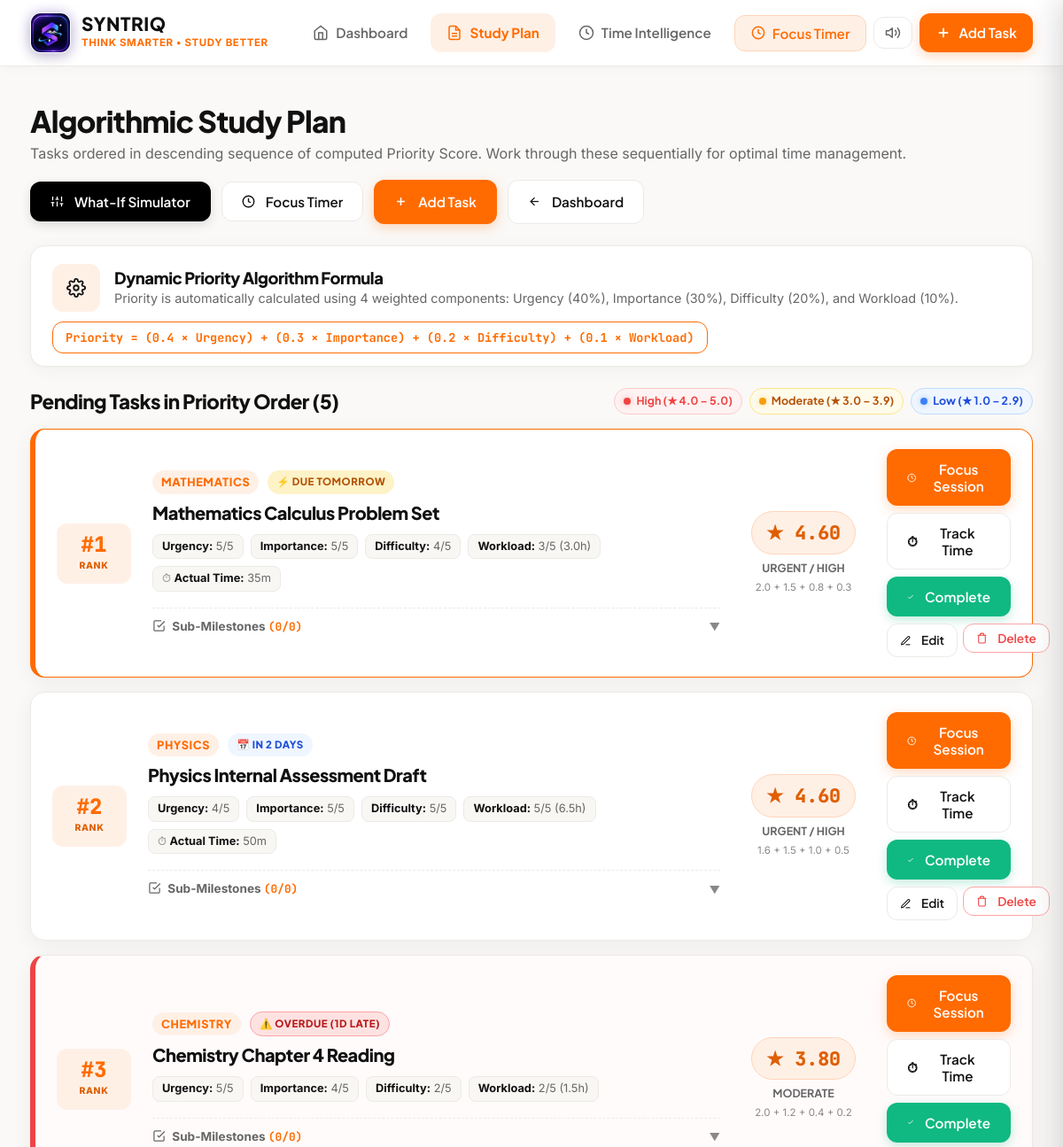
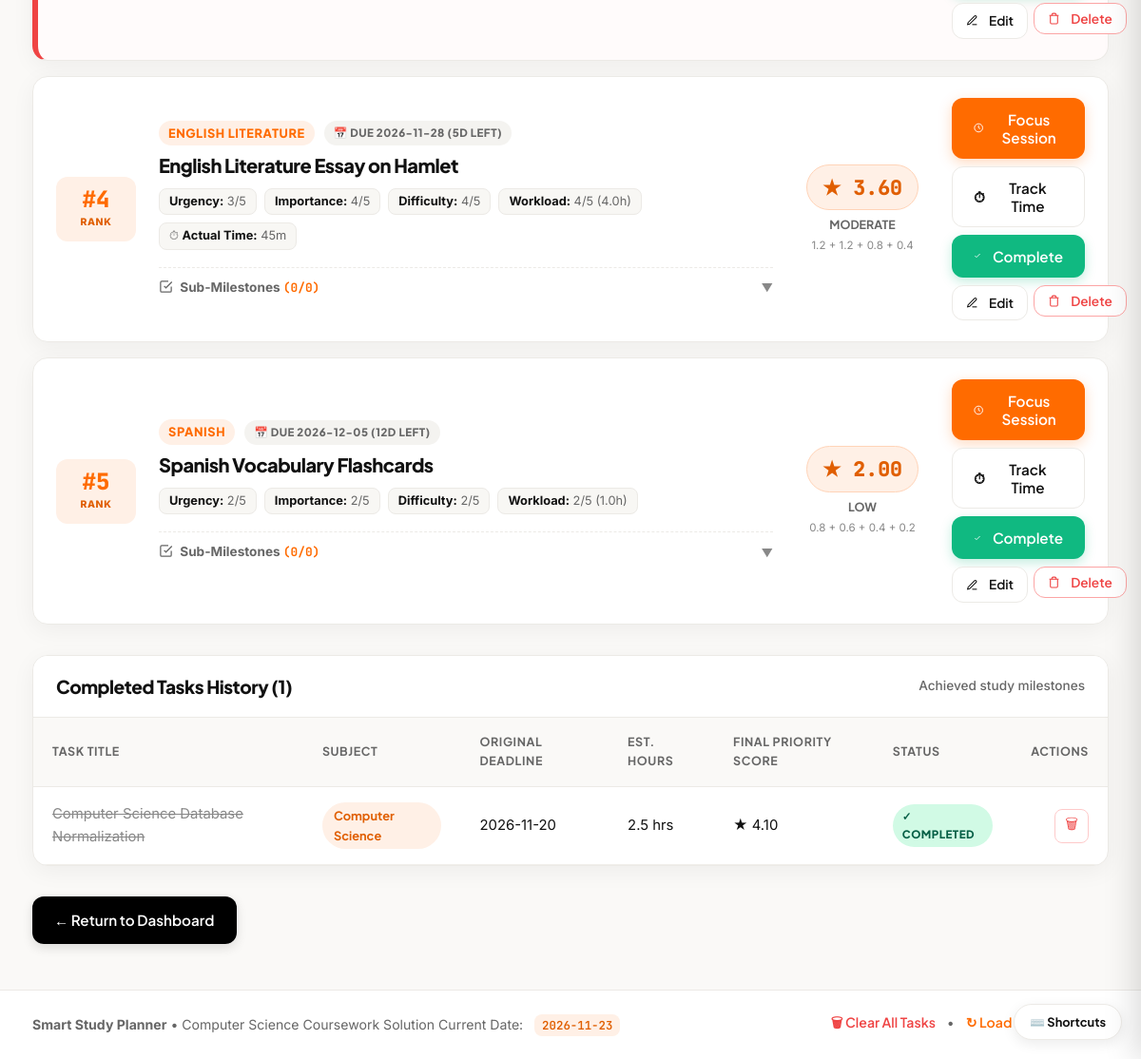
Before: /study-plan with the older database file (2 pictures, top to bottom).
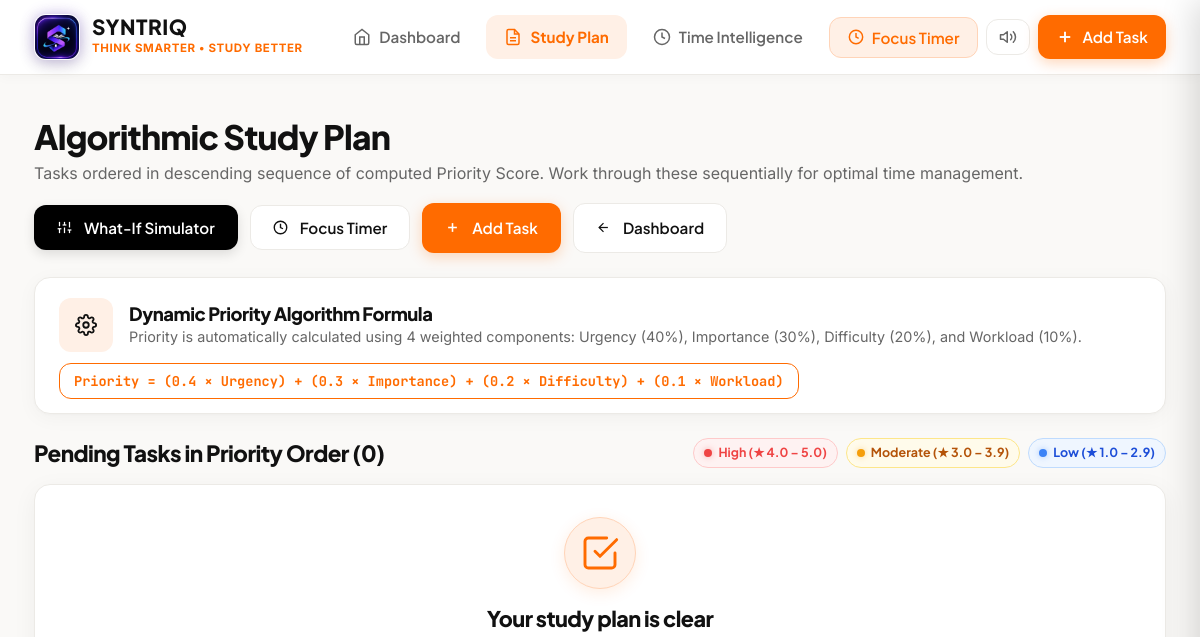
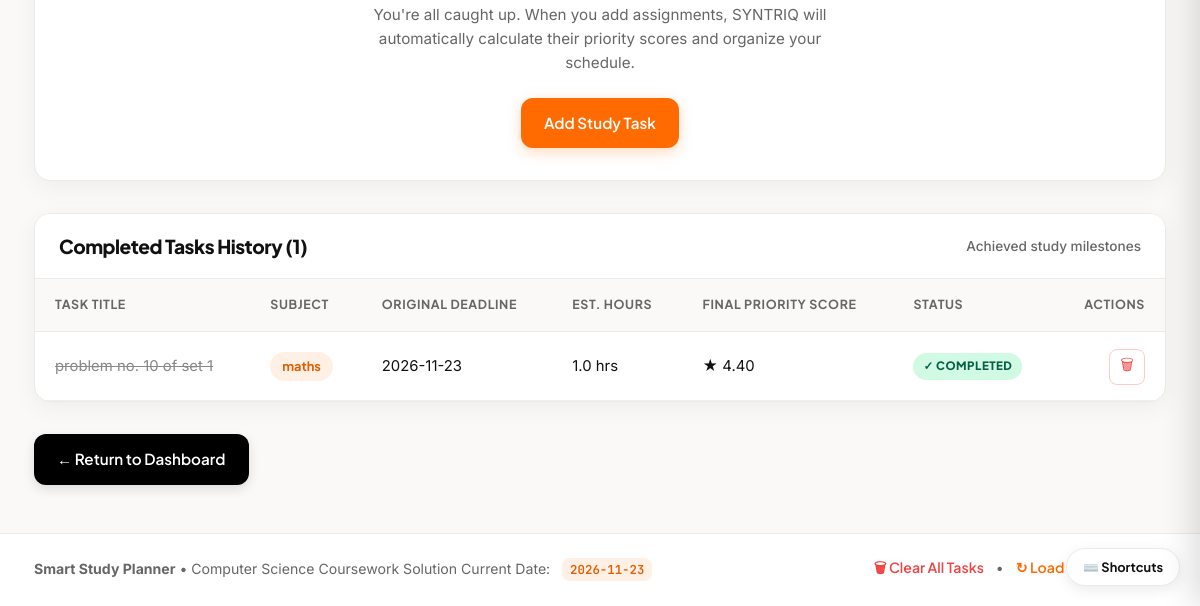
After: the same page with the newer database file (2 pictures, top to bottom).
### tables this page shows
CREATE TABLE "Tasks" (
                        Task_ID INTEGER PRIMARY KEY AUTOINCREMENT,
                        Task_Title TEXT NOT NULL,
                        Task_Subject TEXT NOT NULL,
                        Task_Deadline TEXT NOT NULL,
                        Task_Difficulty INTEGER NOT NULL CHECK (Task_Difficulty BETWEEN 1 AND 5),
                        Task_Importance INTEGER NOT NULL CHECK (Task_Importance BETWEEN 1 AND 5),
                        Estimated_Hours REAL DEFAULT NULL,
                        Target_Hours REAL DEFAULT NULL,
                        Total_Tracked_Seconds INTEGER NOT NULL DEFAULT 0,
                        Priority_Score REAL NOT NULL,
                        Task_Status TEXT NOT NULL DEFAULT 'Pending' CHECK (Task_Status IN ('Pending', 'Completed')),
                        First_Tracked_At TEXT DEFAULT NULL,
                        Completed_At TEXT DEFAULT NULL
                    );

### app.py (the view)
@app.route("/study-plan")
def study_plan():
    tasks = database.get_study_plan(get_db())
    completed_tasks = database.get_completed_tasks(get_db())
    return render_template(
        "study_plan.html",
        tasks=tasks,
        completed_tasks=completed_tasks
    )

### templates/study_plan.html (shortened to what this page needs)
{% extends "base.html" %}
{% block content %}
<div class="study-plan-page">
    <div class="page-header">
        <div class="header-intro">
            <h1 class="page-title">Algorithmic Study Plan</h1>
            <p class="page-subtitle">Tasks ordered in descending sequence of computed Priority Score. Work through these sequentially for optimal time management.</p>
        </div>
        <div class="header-actions">
            <button type="button" class="btn btn-secondary" onclick="openSimulatorModal();">
                What-If Simulator
            </button>
            <button type="button" class="btn btn-outline" onclick="openPomodoroModal();">
                <svg width="15" height="15" viewBox="0 0 24 24" fill="none" stroke="currentColor" stroke-width="2.2" style="vertical-align: -2px; margin-right: 4px;"><circle cx="12" cy="12" r="10"></circle><polyline points="12 6 12 12 16 14"></polyline></svg>
                Focus Timer
            </button>
            <a href="{{ url_for('add_task') }}" class="btn btn-primary">
                <svg width="15" height="15" viewBox="0 0 24 24" fill="none" stroke="currentColor" stroke-width="2.5" style="vertical-align: -2px; margin-right: 4px;"><line x1="12" y1="5" x2="12" y2="19"></line><line x1="5" y1="12" x2="19" y2="12"></line></svg>
                Add Task
            </a>
            <a href="{{ url_for('dashboard') }}" class="btn btn-outline">
                <svg width="15" height="15" viewBox="0 0 24 24" fill="none" stroke="currentColor" stroke-width="2" style="vertical-align: -2px; margin-right: 4px;"><line x1="19" y1="12" x2="5" y2="12"></line><polyline points="12 19 5 12 12 5"></polyline></svg>
                Dashboard
            </a>
        </div>
    </div>
    <div class="card algorithm-card">
        <div class="algorithm-header">
            <div class="algo-title-group">
                <span class="algo-icon">
                </span>
                <div>
                    <h3 class="algo-heading">Dynamic Priority Algorithm Formula</h3>
                    <p class="algo-desc">Priority is automatically calculated using 4 weighted components: Urgency (40%), Importance (30%), Difficulty (20%), and Workload (10%).</p>
                </div>
            </div>
            <div class="formula-badge desktop-formula">
                <code>Priority = (0.4 × Urgency) + (0.3 × Importance) + (0.2 × Difficulty) + (0.1 × Workload)</code>
            </div>
        </div>
    </div>
    <div class="prioritized-section">
        <div class="section-title-bar">
            <h2>Pending Tasks in Priority Order ({{ tasks|length }})</h2>
            <div class="priority-legend">
                <span class="legend-chip legend-high" title="Priority score 4.0 to 5.0">
                    <span class="legend-dot dot-high"></span> High (★ 4.0 – 5.0)
                </span>
                <span class="legend-chip legend-mod" title="Priority score 3.0 to 3.9">
                    <span class="legend-dot dot-mod"></span> Moderate (★ 3.0 – 3.9)
                </span>
                <span class="legend-chip legend-low" title="Priority score 1.0 to 2.9">
                    <span class="legend-dot dot-low"></span> Low (★ 1.0 – 2.9)
                </span>
            </div>
        </div>
        {% if tasks %}
        <div class="priority-list">
            {% for task in tasks %}
            <div class="priority-card {% if task.is_overdue %}card-overdue{% elif loop.index == 1 %}card-top-priority{% endif %}" style="--stagger: {{ loop.index0 }};">
                <div class="rank-col">
                    <span class="rank-number">#{{ loop.index }}</span>
                    <span class="rank-label">Rank</span>
                </div>
                <div class="task-details-col">
                    <div class="task-header-line">
                        <span class="subject-badge">{{ task.Task_Subject }}</span>
                        {% if task.is_overdue %}
                            <span class="badge badge-overdue">⚠️ OVERDUE ({{ task.days_remaining|abs }}d late)</span>
                        {% elif task.days_remaining == 0 %}
                            <span class="badge badge-urgent">🔥 DUE TODAY</span>
                        {% elif task.days_remaining == 1 %}
                            <span class="badge badge-warning">⚡ DUE TOMORROW</span>
                        {% elif task.days_remaining <= 3 %}
                            <span class="badge badge-info">📅 In {{ task.days_remaining }} days</span>
                        {% else %}
                            <span class="badge badge-neutral">📅 Due {{ task.Task_Deadline }} ({{ task.days_remaining }}d left)</span>
                        {% endif %}
                    </div>
                    <h3 class="task-heading">{{ task.Task_Title }}</h3>
                    <div class="factors-row">
                        <span class="factor-tag" title="Urgency based on days remaining">
                            <strong>Urgency:</strong> {{ task.urgency }}/5
                        </span>
                        <span class="factor-tag" title="Importance assigned by student">
                            <strong>Importance:</strong> {{ task.Task_Importance }}/5
                        </span>
                        <span class="factor-tag" title="Difficulty level">
                            <strong>Difficulty:</strong> {{ task.Task_Difficulty }}/5
                        </span>
                        <span class="factor-tag" title="Workload factor">
                            <strong>Workload:</strong> {{ task.workload }}/5 {% if task.Estimated_Hours %}({{ task.Estimated_Hours }}h){% else %}(Standard){% endif %}
                        </span>
                        {% if task.total_tracked_seconds > 0 %}
                        <span class="factor-tag tag-tracked" title="Verified real-time focus duration tracked for this task">
                            ⏱ <strong>Actual Time:</strong> {{ task.tracked_time_formatted }}
                        </span>
                        {% endif %}
                    </div>
                    <div class="subtasks-container">
                        <div class="subtasks-header" onclick="toggleSubtasksView({{ task.Task_ID }});">
                            <span class="subtasks-title">
                                <svg width="15" height="15" viewBox="0 0 24 24" fill="none" stroke="currentColor" stroke-width="2" style="vertical-align: -2px; margin-right: 4px;"><path d="M9 11l3 3L22 4"></path><path d="M21 12v7a2 2 0 0 1-2 2H5a2 2 0 0 1-2-2V5a2 2 0 0 1 2-2h11"></path></svg>
                                Sub-Milestones
                                <span class="subtask-counter" id="subtaskCounter-{{ task.Task_ID }}">
                                    ({{ task.subtasks|selectattr('Is_Completed')|list|length }}/{{ task.subtasks|length }})
                                </span>
                            </span>
                            <span class="subtasks-toggle-arrow" id="subtaskArrow-{{ task.Task_ID }}">▼</span>
                        </div>
                    </div>
                </div>
                <div class="score-col">
                    <span class="score-badge {{ task.badge_class }}">
                        ★ {{ "%.2f"|format(task.Priority_Score) }}
                    </span>
                    <span class="score-label">{{ task.priority_category }}</span>
                    <small class="score-math text-muted">
                        {{ "%.1f"|format(0.4 * task.urgency) }} + {{ "%.1f"|format(0.3 * task.Task_Importance) }} + {{ "%.1f"|format(0.2 * task.Task_Difficulty) }} + {{ "%.1f"|format(0.1 * task.workload) }}
                    </small>
                </div>
                <div class="actions-col">
                    <button type="button" class="btn btn-primary btn-block pomo-task-btn" onclick="openPomodoroForTask('{{ task.Task_Title|replace("'", "\\'") }}', '{{ task.Task_Subject|replace("'", "\\'") }}', {{ task.Task_ID }});" title="Start Focus Session">
                        <svg width="15" height="15" viewBox="0 0 24 24" fill="none" stroke="currentColor" stroke-width="2.2" style="vertical-align: -2px; margin-right: 4px;"><circle cx="12" cy="12" r="10"></circle><polyline points="12 6 12 12 16 14"></polyline></svg>
                        Focus Session
                    </button>
                    <button type="button" class="btn btn-outline btn-block track-task-btn track-btn-{{ task.Task_ID }}" onclick="toggleTimeTracking({{ task.Task_ID }});" title="Start / Stop Live Time Tracking">
                        ⏱ <span class="track-btn-text">Track Time</span>
                    </button>
                    <form action="{{ url_for('complete_task', task_id=task.Task_ID) }}" method="POST" onsubmit="triggerConfetti();">
                        <button type="submit" class="btn btn-success btn-block" title="Mark as Completed">
                            <svg width="14" height="14" viewBox="0 0 24 24" fill="none" stroke="currentColor" stroke-width="2.5" style="vertical-align: -2px; margin-right: 4px;"><polyline points="20 6 9 17 4 12"></polyline></svg>
                            Complete
                        </button>
                    </form>
                    <div class="secondary-actions">
                        <a href="{{ url_for('edit_task', task_id=task.Task_ID) }}" class="btn btn-sm btn-outline" title="Edit Task Details">
                            <svg width="13" height="13" viewBox="0 0 24 24" fill="none" stroke="currentColor" stroke-width="2" style="vertical-align: -1px; margin-right: 3px;"><path d="M12 20h9"></path><path d="M16.5 3.5a2.121 2.121 0 0 1 3 3L7 19l-4 1 1-4L16.5 3.5z"></path></svg>
                            Edit
                        </a>
                        <form action="{{ url_for('delete_task', task_id=task.Task_ID) }}" method="POST" onsubmit="return confirm('Delete \'{{ task.Task_Title|replace('\'', '\\\'') }}\'?');">
                            <button type="submit" class="btn btn-sm btn-outline-danger" title="Delete Task">
                                <svg width="13" height="13" viewBox="0 0 24 24" fill="none" stroke="currentColor" stroke-width="2" style="vertical-align: -1px; margin-right: 3px;"><polyline points="3 6 5 6 21 6"></polyline><path d="M19 6v14a2 2 0 0 1-2 2H7a2 2 0 0 1-2-2V6m3 0V4a2 2 0 0 1 2-2h4a2 2 0 0 1 2 2v2"></path></svg>
                                Delete
                            </button>
                        </form>
                    </div>
                </div>
            </div>
            {% endfor %}
        </div>
        {% else %}
        <div class="card empty-card">
            <div class="empty-state empty-state-compact">
                <div class="empty-state-icon-wrap">
                    <svg width="40" height="40" viewBox="0 0 24 24" fill="none" stroke="var(--primary)" stroke-width="1.75" stroke-linecap="round" stroke-linejoin="round">
                        <path d="M9 11l3 3L22 4"></path>
                        <path d="M21 12v7a2 2 0 0 1-2 2H5a2 2 0 0 1-2-2V5a2 2 0 0 1 2-2h11"></path>
                    </svg>
                </div>
                <h3>Your study plan is clear</h3>
                <p>You're all caught up. When you add assignments, SYNTRIQ will automatically calculate their priority scores and organize your schedule.</p>
                <a href="{{ url_for('add_task') }}" class="btn btn-primary">Add Study Task</a>
            </div>
        </div>
        {% endif %}
    </div>
    {% if completed_tasks %}
    <div class="card completed-section mt-4">
        <div class="card-header">
            <h3 class="card-title">Completed Tasks History ({{ completed_tasks|length }})</h3>
            <span class="card-subtitle">Achieved study milestones</span>
        </div>
        <div class="card-body p-0">
            <div class="table-responsive">
                <table class="data-table">
                    <thead>
                        <tr>
                            <th>Task Title</th>
                            <th>Subject</th>
                            <th>Original Deadline</th>
                            <th>Est. Hours</th>
                            <th>Final Priority Score</th>
                            <th>Status</th>
                            <th style="text-align: right;">Actions</th>
                        </tr>
                    </thead>
                    <tbody>
                        {% for task in completed_tasks %}
                        <tr style="--stagger: {{ loop.index0 }};">
                            <td data-label="Task Title"><span class="task-completed-strikethrough">{{ task.Task_Title }}</span></td>
                            <td data-label="Subject"><span class="subject-tag">{{ task.Task_Subject }}</span></td>
                            <td data-label="Original Deadline">{{ task.Task_Deadline }}</td>
                            <td data-label="Est. Hours">{{ task.Estimated_Hours }} hrs</td>
                            <td data-label="Final Priority Score">★ {{ "%.2f"|format(task.Priority_Score) }}</td>
                            <td data-label="Status"><span class="badge badge-success">✓ Completed</span></td>
                            <td data-label="Actions" style="text-align: right;">
                                <form action="{{ url_for('delete_task', task_id=task.Task_ID) }}" method="POST" style="display:inline;" onsubmit="return confirm('Permanently delete this completed record?');">
                                    <button type="submit" class="btn-action btn-delete" title="Delete">🗑</button>
                                </form>
                            </td>
                        </tr>
                        {% endfor %}
                    </tbody>
                </table>
            </div>
        </div>
    </div>
    {% endif %}
    <div class="bottom-nav-bar mt-4">
        <a href="{{ url_for('dashboard') }}" class="btn btn-secondary">
            ← Return to Dashboard
        </a>
    </div>
</div>
{% endblock %}

Changed rows visible on the page:
removed Tasks: Task_Subject "MATHEMATICS", shows "⚡ DUE TOMORROW", Task_Title "Mathematics Calculus Problem Set", urgency "5", Task_Importance "5", Task_Difficulty "4", workload "3", Estimated_Hours "3.0", tracked_time_formatted "35m", subtasks|selectattr "0", subtasks|length "0", Priority_Score "4.60", priority_category "URGENT / HIGH", urgency "2.0", 0.3*task.Task_Importance "1.5", 0.2*task.Task_Difficulty "0.8", workload "0.3", shown under "Pending Tasks in Priority Order (5)"
removed Tasks: Task_Subject "PHYSICS", days_remaining "2", Task_Title "Physics Internal Assessment Draft", urgency "4", Task_Importance "5", Task_Difficulty "5", workload "5", Estimated_Hours "6.5", tracked_time_formatted "50m", subtasks|selectattr "0", subtasks|length "0", Priority_Score "4.60", priority_category "URGENT / HIGH", urgency "1.6", 0.3*task.Task_Importance "1.5", 0.2*task.Task_Difficulty "1.0", workload "0.5", shown under "Pending Tasks in Priority Order (5)"
removed Tasks: Task_Subject "CHEMISTRY", days_remaining|abs "1", Task_Title "Chemistry Chapter 4 Reading", urgency "5", Task_Importance "4", Task_Difficulty "2", workload "2", Estimated_Hours "1.5", subtasks|selectattr "0", subtasks|length "0", Priority_Score "3.80", priority_category "MODERATE", urgency "2.0", 0.3*task.Task_Importance "1.2", 0.2*task.Task_Difficulty "0.4", workload "0.2", shown under "Pending Tasks in Priority Order (5)"
removed Tasks: Task_Subject "ENGLISH LITERATURE", Task_Deadline "2026-11-28", days_remaining "5", Task_Title "English Literature Essay on Hamlet", urgency "3", Task_Importance "4", Task_Difficulty "4", workload "4", Estimated_Hours "4.0", tracked_time_formatted "45m", subtasks|selectattr "0", subtasks|length "0", Priority_Score "3.60", priority_category "MODERATE", urgency "1.2", 0.3*task.Task_Importance "1.2", 0.2*task.Task_Difficulty "0.8", workload "0.4", shown under "Pending Tasks in Priority Order (5)"
removed Tasks: Task_Subject "SPANISH", Task_Deadline "2026-12-05", days_remaining "12", Task_Title "Spanish Vocabulary Flashcards", urgency "2", Task_Importance "2", Task_Difficulty "2", workload "2", Estimated_Hours "1.0", subtasks|selectattr "0", subtasks|length "0", Priority_Score "2.00", priority_category "LOW", urgency "0.8", 0.3*task.Task_Importance "0.6", 0.2*task.Task_Difficulty "0.4", workload "0.2", shown under "Pending Tasks in Priority Order (5)"
removed Tasks: Task_Title "Computer Science Database Normalization", Task_Subject "Computer Science", Task_Deadline "2026-11-20", Estimated_Hours "2.5", Priority_Score "4.10", shown under "Completed Tasks History (1)"
added Tasks: Task_Title "problem no. 10 of set 1", Task_Subject "maths", Task_Deadline "2026-11-23", Estimated_Hours "1.0", Priority_Score "4.40", shown under "Completed Tasks History (1)"
Other visible differences:
{{ tasks|length }}: "5" → "0"
text now shown: "Your study plan is clear You're all caught up. When you add assignments, SYNTRIQ will automatically calculate their priority scores and organize your schedule. Add Study Task"
